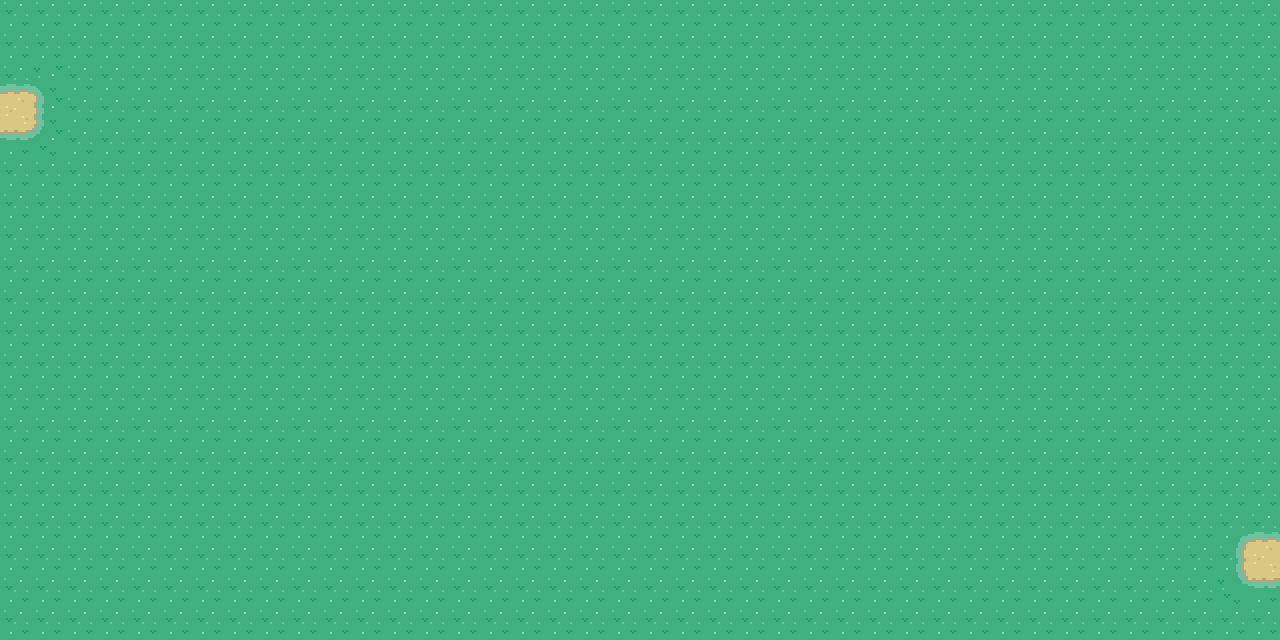

A level layout from a 2D game, rendered from its tile map. Below: a short description, then the map file with tile-grid data replaced by summaries:
An orthogonal 40x20 tile map with 32x32 px tiles, 5 tile layers (Tile Layer 1, Tile Layer 2, Tile Layer 3, Tile Layer 4, ...), 6 tilesets and 6 objects (5x event, collision).

<map version="1.10" tiledversion="1.12.1-8-g449813058" orientation="orthogonal" renderorder="right-down" compressionlevel="0" width="40" height="20" tilewidth="32" tileheight="32" infinite="0" nextlayerid="9" nextobjectid="287">
 <properties>
  <property name="edges" value="clamped" />
  <property name="map_type" value="route" />
  <property name="slug" value="classic_route_2" />
 </properties>
 <tileset firstgid="1" source="../gfx/tilesets/core_city_and_country.tsx" />
 <tileset firstgid="1441" source="../gfx/tilesets/core_outdoor.tsx" />
 <tileset firstgid="4216" source="../gfx/tilesets/core_set pieces.tsx" />
 <tileset firstgid="5766" source="../gfx/tilesets/core_buildings.tsx" />
 <tileset firstgid="8116" source="../gfx/tilesets/core_outdoor_water.tsx" />
 <tileset firstgid="16308" source="../gfx/tilesets/core_outdoor_nature.tsx" />
 <layer id="1" name="Tile Layer 1" width="40" height="20">
  <data>[800 cells, 800 non-empty, 1 distinct tile ids]</data>
 </layer>
 <layer id="2" name="Tile Layer 2" width="40" height="20">
  <data>[800 cells, 12 non-empty, 9 distinct tile ids]</data>
 </layer>
 <layer id="3" name="Tile Layer 3" width="40" height="20">
  <data>[800 cells, 0 non-empty, 0 distinct tile ids]</data>
 </layer>
 <layer id="4" name="Tile Layer 4" width="40" height="20">
  <data>[800 cells, 0 non-empty, 0 distinct tile ids]</data>
 </layer>
 <layer id="5" name="Above Player" width="40" height="20">
  <data>[800 cells, 0 non-empty, 0 distinct tile ids]</data>
 </layer>
 <objectgroup color="#ff0000" id="6" name="Collisions">
  <properties>
   <property name="Collision" value="" />
  </properties>
  <object id="179" type="collision" x="480" y="0" width="32" height="32" />
 </objectgroup>
 <objectgroup color="#ffff00" id="7" name="Events">
  <object id="228" name="Play Music" type="event" x="0" y="0" width="32" height="32">
   <properties>
    <property name="act1" value="play_music music_town_theme" />
    <property name="cond1" value="not music_playing music_town_theme" />
   </properties>
  </object>
  <object id="210" name="Environment Day" type="event" x="32" y="0" width="32" height="32">
   <properties>
    <property name="act1" value="set_environment grass" />
    <property name="cond1" value="not time_is stage_of_day,equals,night" />
    <property name="cond3" value="not environment_is grass" />
   </properties>
  </object>
  <object id="211" name="Environment Night" type="event" x="64" y="0" width="32" height="32">
   <properties>
    <property name="act1" value="set_environment night_grass" />
    <property name="cond1" value="is time_is stage_of_day,equals,night" />
    <property name="cond3" value="not environment_is night_grass" />
   </properties>
  </object>
  <object id="285" name="Teleport to Steamshore" type="event" x="0" y="64" width="32" height="96">
   <properties>
    <property name="act1" value="transition_teleport player,classic_steamshore_city.tmx,39,3,0.3" />
    <property name="act2" value="char_face player,right" />
    <property name="cond1" value="is char_at player" />
    <property name="cond2" value="is char_facing player,right" />
   </properties>
  </object>
  <object id="286" name="Teleport to Thornwood" type="event" x="1248" y="512" width="32" height="96">
   <properties>
    <property name="act1" value="transition_teleport player,classic_thornwood_city.tmx,0,17,0.3" />
    <property name="act2" value="char_face player,right" />
    <property name="cond1" value="is char_at player" />
    <property name="cond2" value="is char_facing player,right" />
   </properties>
  </object>
 </objectgroup>
</map>
